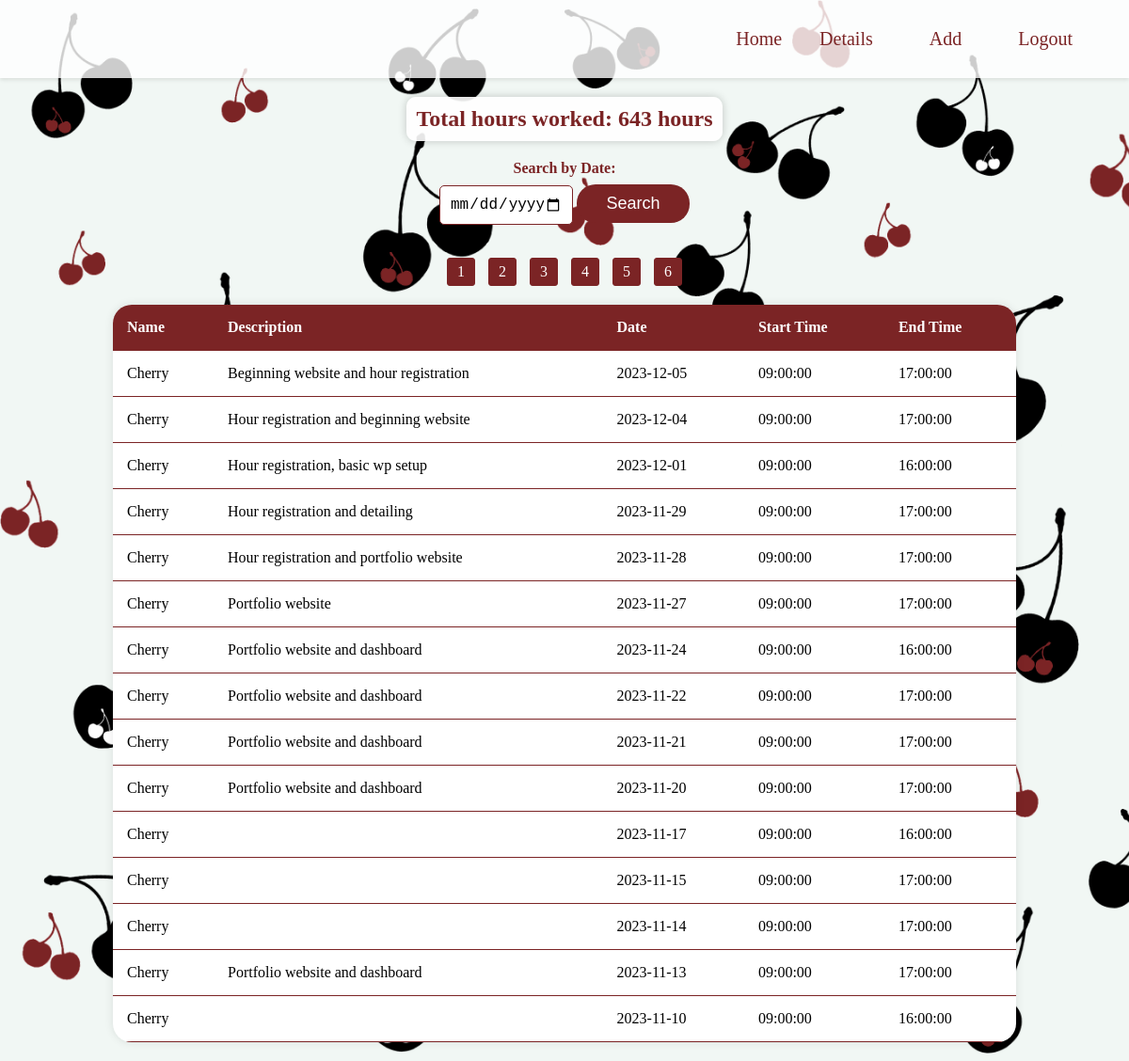
The app's page /home.php?page=3 (signed in) with its own data.
### tables this page shows
CREATE TABLE `appointments` (
  `id` int(11) NOT NULL,
  `date` date NOT NULL,
  `start_time` time NOT NULL,
  `finish_time` time NOT NULL,
  `username` varchar(255) NOT NULL,
  `description` text DEFAULT NULL
);

### home.php (the view, shortened to what this page needs)
<?php
$dbhost = "localhost";
$dbuser = "bit_academy";
$dbpass = "bit_academy";
$dbname = "cheyenne";
try {
    $conn = new PDO("mysql:host=$dbhost;dbname=$dbname", $dbuser, $dbpass);
    $conn->setAttribute(PDO::ATTR_ERRMODE, PDO::ERRMODE_EXCEPTION);
} catch (PDOException $e) {
    echo "Connection failed: " . $e->getMessage();
}
$totalHoursStmt = $conn->prepare("SELECT SUM(TIMESTAMPDIFF(HOUR, start_time, finish_time)) AS total_hours FROM appointments");
$totalHoursStmt->execute();
$totalHoursResult = $totalHoursStmt->fetch(PDO::FETCH_ASSOC);
$totalHours = $totalHoursResult['total_hours'];
if (isset($_POST['search_date'])) {
    $searchDate = $_POST['search_date'];
    $stmt = $conn->prepare("SELECT * FROM appointments WHERE date = :search_date ORDER BY date DESC");
    $stmt->bindParam(':search_date', $searchDate);
} else {
    $countStmt = $conn->prepare("SELECT COUNT(*) AS total_records FROM appointments");
    $countStmt->execute();
    $totalRecordsResult = $countStmt->fetch(PDO::FETCH_ASSOC);
    $totalRecords = $totalRecordsResult['total_records'];
    $recordsPerPage = 15;
    $currentPage = isset($_GET['page']) ? max(1, min(ceil($totalRecords / $recordsPerPage), intval($_GET['page']))) : 1;
    $startIndex = ($currentPage - 1) * $recordsPerPage;
    $stmt = $conn->prepare("SELECT * FROM appointments ORDER BY date DESC LIMIT :start, :per_page");
    $stmt->bindParam(':start', $startIndex, PDO::PARAM_INT);
    $stmt->bindParam(':per_page', $recordsPerPage, PDO::PARAM_INT);
}
$stmt->execute();
$result = $stmt->fetchAll(PDO::FETCH_ASSOC);
?>
<!DOCTYPE html>
<html lang="en">
	<head>
		<link rel="stylesheet" href="style.css">
	</head>
	<body>
		 <?php include 'nav.php'; ?>
		<div class="total-hours-container">
			<div class="total-hours">
				<div class="total-hours-text">Total hours worked: <?= $totalHours ?> hours</div>
			</div>
		</div>
		<div class="search-form">
			<form method="post" action="">
				<label for="search_date">Search by Date:</label>
				<input type="date" id="search_date" name="search_date">
				<button type="submit">Search</button>
			</form>
		</div>
		<table>
		  <thead>
			<tr>
			  <th>Name</th>
			  <th>Description</th>
			  <th>Date</th>
			  <th>Start Time</th>
			  <th>End Time</th>
			</tr>
		  </thead>
		  <tbody>
			<?php foreach ($result as $row): ?>
				<tr>
				  <td><?= $row['username'] ?></td>
				  <td><?= $row['description'] ?></td>
				  <td><?= $row['date'] ?></td>
				  <td><?= $row['start_time'] ?></td>
				  <td><?= $row['finish_time'] ?></td>
				</tr>
			<?php endforeach; ?>
			   <?php
				if (isset($totalRecords)) {
					$totalPages = ceil($totalRecords / $recordsPerPage);
					echo "<div class='pagination'>";
					for ($i = 1; $i <= $totalPages; $i++) {
						echo "<a href='?page=$i'>$i</a> ";
					}
					echo "</div>";
				}
				?>
		  </tbody>
		</table>
	</body>
</html>

### style.css (style rules this page uses)
body { background-image: url('img/backgroundtest.png'); background-size: cover; height: 100%; margin: 0; }
table { width: 80%; margin: 20px auto; border-collapse: collapse; background-color: white; box-shadow: 0 0 10px rgba(0, 0, 0, 0.1); border-radius: 20px; overflow: hidden; }
th, td { padding: 15px; text-align: left; border-bottom: 1px solid #7b2425; }
th { background-color: #7b2425; color: white; }
.total-hours-container, .search-form { margin: 20px 0; text-align: center; }
.total-hours { display: inline-block; }
.total-hours-text { font-size: 24px; font-weight: bold; color: #7b2425; background-color: rgba(255, 255, 255, 0.9); padding: 10px; border-radius: 10px; box-shadow: 0 0 10px rgba(0, 0, 0, 0.2); }
.search-form label { display: block; margin-bottom: 8px; font-weight: bold; color: #7b2425; }
.search-form input[type="date"] { width: 10%; padding: 10px; margin-bottom: 15px; font-size: 16px; border: 1px solid #7b2425; border-radius: 5px; outline: none; }
.search-form button { width: 10%; padding: 10px; background-color: #7b2425; color: white; font-size: 18px; border: none; border-radius: 20px; cursor: pointer; }
.pagination { text-align: center; margin-top: 20px; }
.pagination a { display: inline-block; padding: 5px 10px; margin: 0 5px; background-color: #7b2425; color: white; border-radius: 3px; text-decoration: none; outline: none; border: 1px solid #7b2425; }

### records on screen
appointments: username "Cherry", description "Beginning website and hour registration", date "2023-12-05", start_time "09:00:00", finish_time "17:00:00"
appointments: username "Cherry", description "Hour registration and beginning website", date "2023-12-04", start_time "09:00:00", finish_time "17:00:00"
appointments: username "Cherry", description "Hour registration, basic wp setup", date "2023-12-01", start_time "09:00:00", finish_time "16:00:00"
appointments: username "Cherry", description "Hour registration and detailing", date "2023-11-29", start_time "09:00:00", finish_time "17:00:00"
appointments: username "Cherry", description "Hour registration and portfolio website", date "2023-11-28", start_time "09:00:00", finish_time "17:00:00"
appointments: username "Cherry", description "Portfolio website", date "2023-11-27", start_time "09:00:00", finish_time "17:00:00"
appointments: username "Cherry", description "Portfolio website and dashboard", date "2023-11-24", start_time "09:00:00", finish_time "16:00:00"
appointments: username "Cherry", description "Portfolio website and dashboard", date "2023-11-22", start_time "09:00:00", finish_time "17:00:00"
appointments: username "Cherry", description "Portfolio website and dashboard", date "2023-11-21", start_time "09:00:00", finish_time "17:00:00"
appointments: username "Cherry", description "Portfolio website and dashboard", date "2023-11-20", start_time "09:00:00", finish_time "17:00:00"
appointments: username "Cherry", date "2023-11-17", start_time "09:00:00", finish_time "16:00:00"
appointments: username "Cherry", date "2023-11-15", start_time "09:00:00", finish_time "17:00:00"
appointments: username "Cherry", date "2023-11-14", start_time "09:00:00", finish_time "17:00:00"
appointments: username "Cherry", description "Portfolio website and dashboard", date "2023-11-13", start_time "09:00:00", finish_time "17:00:00"
appointments: username "Cherry", date "2023-11-10", start_time "09:00:00", finish_time "16:00:00"

### other values on screen
$totalHours "643"
